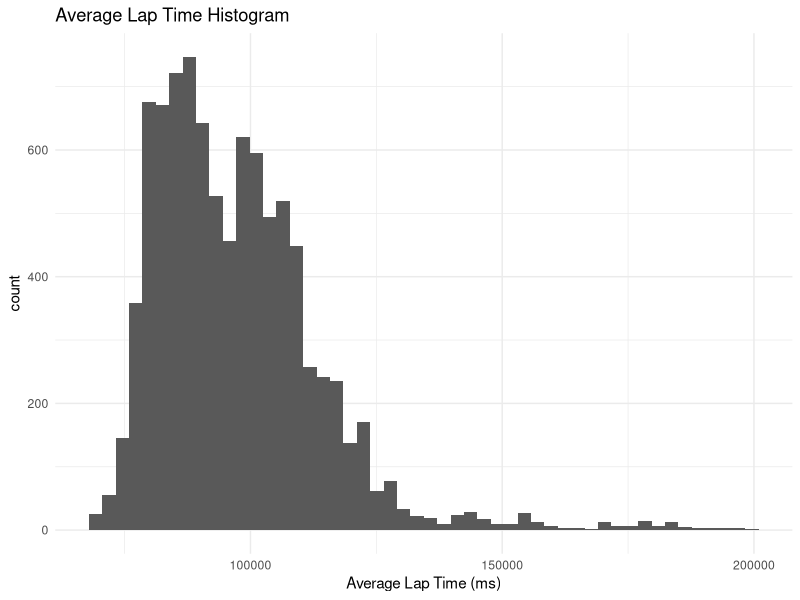
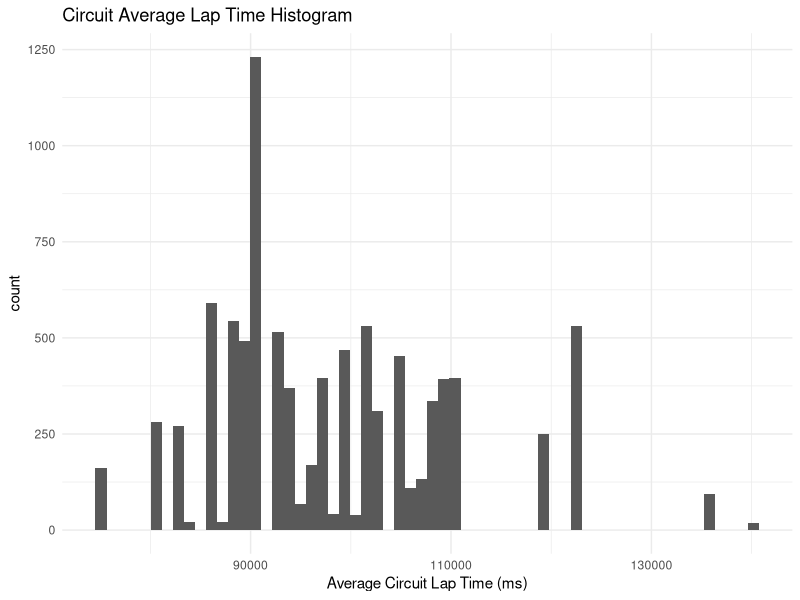

The R source for these figures, in order: (Note: this script raises an error after producing the figures.)
## ---- chunk 1
knitr::opts_chunk$set(echo = TRUE)
library(tidyverse)
library(modelr)
## ---- chunk 2
df_avglaptime <- read_csv("processed_data/avglaptime.csv")
## ---- chunk 3
df_avglaptime %>% 
  glimpse()

df_avglaptime %>% 
  summary()
## ---- chunk 4
df_avglaptime %>% 
  filter(avg_lap <= 200000) %>% 
  ggplot(aes(avg_lap)) + 
  geom_histogram(bins = 50) + 
  labs(
    title = "Average Lap Time Histogram", 
    x = "Average Lap Time (ms)"
  ) + 
  theme_minimal()

df_avglaptime %>% 
  ggplot(aes(circuit_avg_lap)) + 
  geom_histogram(bins = 60) + 
  labs(
    title = "Circuit Average Lap Time Histogram", 
    x = "Average Circuit Lap Time (ms)"
  ) + 
  theme_minimal()
## ---- chunk 5
df_avglaptime %>% 
  mutate(
    year = as.factor(year), 
    circuit_name = fct_reorder(circuit_name, circuit_avg_lap)) %>% 
  ggplot(aes(circuit_name, circuit_avg_lap)) + 
  geom_jitter(aes(color = year), alpha = 1/14) +
  coord_flip() + 
  labs(title = "Circuit Average Lap for GPs containing Drivers Who Have Driven For Multiple Teams") +
  theme_minimal() +
  theme(plot.title = element_text(size = 9))
## ---- chunk 6
df_stdavglap <- read_csv("processed_data/std_avg_laptime.csv")

# Creating row ID column for anti_join
df_stdavglap <- tibble::rowid_to_column(df_stdavglap, "ID")
## ---- chunk 7
df_stdavglap %>% 
  ggplot(aes(std_avg_lap)) +
  geom_histogram(bins = 50)
## ---- chunk 8

fullfit_driver <-
  df_stdavglap %>%
  lm(
    data = .,
    formula = positionOrder ~ as.factor(driverId)
  )

print("Full Fit - Just Driver")
cat("Rsquare", rsquare(fullfit_driver, df_stdavglap), "\n")
cat("MSE", mse(fullfit_driver, df_stdavglap), "\n")

fullfit_constructor <- 
  df_stdavglap %>% 
  lm(
    data = .,
    formula = positionOrder ~ as.factor(constructorId)
  )

print("Full Fit - Just Constructor")
cat("Rsquare", rsquare(fullfit_constructor, df_stdavglap), "\n")
cat("MSE", mse(fullfit_constructor, df_stdavglap), "\n")

fullfit_driver_constructor <- 
  df_stdavglap %>% 
  lm(
    data = .,
    formula = positionOrder ~ as.factor(driverId) + as.factor(constructorId)
  )

print("Full Fit - Driver and Constructor")
cat("Rsquare", rsquare(fullfit_driver_constructor, df_stdavglap), "\n")
cat("MSE", mse(fullfit_driver_constructor, df_stdavglap), "\n")
## ---- chunk 9
#Setting seed for temporary repeatability
#set.seed("101")

#Getting number of observations to feed into n for df_train
number_obs <- df_stdavglap %>% 
  group_by(driverId, circuitId) %>% 
  summarize(n = n()) %>% 
  pull(n)

#Sampling by 
df_train <-
  df_stdavglap %>%
  group_by(driverId, circuitId) %>% 
  slice_sample(n = 2) %>% 
  ungroup()

df_validate <-
  anti_join(
    df_stdavglap,
    df_train,
    by = "ID"
  )

df_train %>% arrange(ID)
df_validate %>% arrange(ID)
## ---- chunk 10

trainfit_driver <-
  df_train %>%
  lm(
    data = .,
    formula = std_avg_lap ~ as.factor(driverId)
  )

print("Train Fit - Just Driver")
cat("Rsquare", rsquare(trainfit_driver, df_validate), "\n")
cat("MSE", mse(trainfit_driver, df_validate), "\n")

trainfit_constructor <- 
  df_train %>% 
  lm(
    data = .,
    formula = std_avg_lap ~ as.factor(constructorId)
  )

print("Train Fit - Just Constructor")
cat("Rsquare", rsquare(trainfit_constructor, df_validate), "\n")
cat("MSE", mse(trainfit_constructor, df_validate), "\n")

trainfit_driver_constructor <- 
  df_train %>% 
  lm(
    data = .,
    formula = std_avg_lap ~ as.factor(driverId) + as.factor(constructorId)
  )

print("Train Fit - Driver and Constructor")
cat("Rsquare", rsquare(trainfit_driver_constructor, df_validate), "\n")
cat("MSE", mse(trainfit_driver_constructor, df_validate), "\n")
## ---- chunk 11
driver_levels <- df_stdavglap %>% 
  mutate(driverId = as.factor(driverId)) %>% 
  pull(driverId) %>% 
  levels()
  
driver_levels
df_stdavglap

df_test <- 
  df_stdavglap %>% 
  select(driverId, constructorId) %>% 
  mutate(driverId = as.factor(driverId),
         constructorId = as.factor(constructorId))

tibble(df_test) %>% 
  add_predictions(trainfit_driver, var = "sal_pred-d") %>%
  add_predictions(trainfit_constructor, var = "sal_pred-c") %>%
  add_predictions(trainfit_constructor, var = "sal_pred-d+c") %>%  
  pivot_longer(
    names_to = c(".value", "model"),
    names_sep = "-",
    cols = matches("sal")
  ) %>% 
  ggplot(aes(driverId, sal_pred, color = model)) +
  geom_line(aes(group = model), alpha = .5) +
  geom_point(alpha = .5) +
  theme_minimal() +
  theme(
    aspect.ratio= 2/3,
    axis.text.x = element_text(angle = 270, vjust = 0.5, hjust = 0) 
    )
